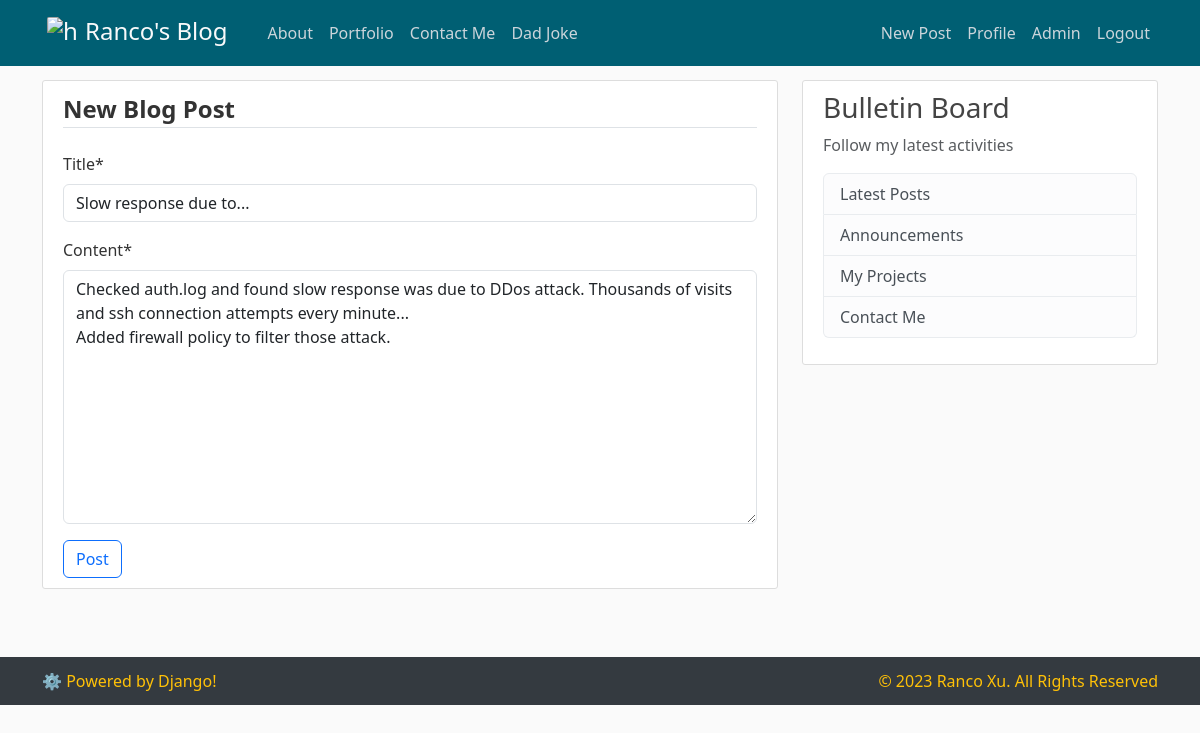
/post/42/update/ (signed in), run on the app's committed database.
### blog/models.py (models this page shows, shortened)
class Post(models.Model):
    title=models.CharField(max_length=120)
    content=models.TextField()
    date_posted=models.DateTimeField(default=timezone.now)
    author=models.ForeignKey(User, on_delete=models.CASCADE)

### blog/views.py (the view, shortened to what this page needs)
# urls.py: path('post/<int:pk>/update/', PostUpdateView.as_view(), name='post-update'),
class PostUpdateView(LoginRequiredMixin, UserPassesTestMixin, UpdateView):
    model = Post
    fields = ['title', 'content']
    def test_func(self):
        post = self.get_object()
        if self.request.user == post.author:
            return True
        return False

### blog/templates/blog/post_form.html (shortened to what this page needs)
{%extends 'blog/base.html'%}
{%load crispy_forms_tags%}
{%block content%}
    <div class="content-section">
        <form method="POST">
            <fieldset class="form-group">
                <legend class="border-bottom fw-semibold mb-4">New Blog Post</legend>
                {{form|crispy}}
            </fieldset>
            <div class="form-group">
                <button class="btn btn-outline-primary" type="submit">Post</button>
            </div>
        </form>
    </div>
{%endblock content%}

### blog/static/blog/main.css (style rules this page uses)
body { background: #fafafa; color: #333333; margin-top: 5rem; }
.content-section { background: #ffffff; padding: 10px 20px; border: 1px solid #dddddd; border-radius: 3px; margin-bottom: 20px; }

### data on the page
Post: title "Slow response due to...", content "Checked auth.log and found slow response was due to DDos attack. Thousands of visits and ssh connection attempts every minute... Added firewall policy to filter those attack."
